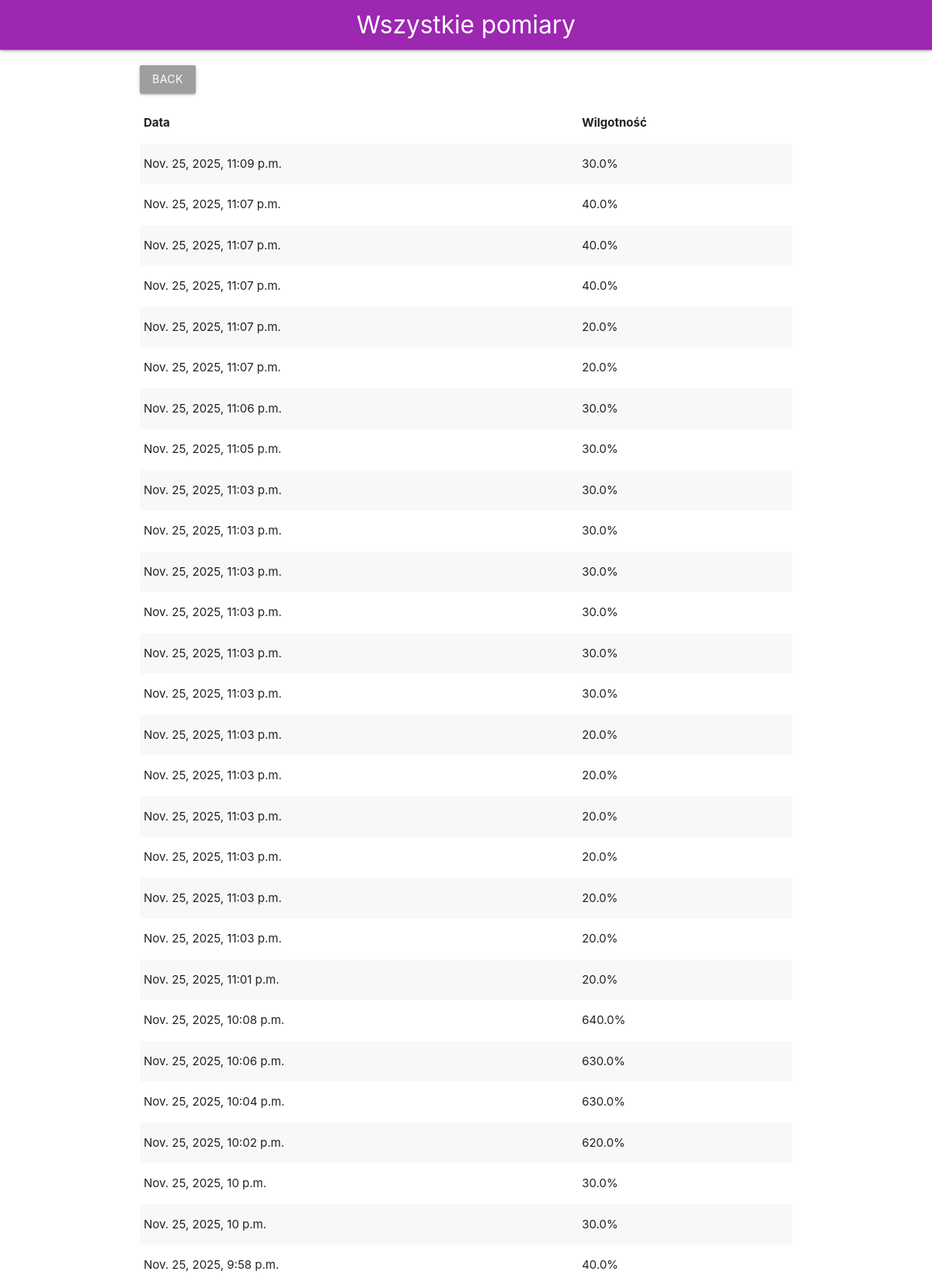
/pomiary/ (upper part), run on the app's committed database.
### core/models.py (models this page shows, shortened)
class Pomiar(models.Model):
    wilgotnosc = models.FloatField()
    data = models.DateTimeField(auto_now_add=True)

### core/views.py (the view)
# urls.py: path('pomiary/', views.pomiary, name='pomiary'),
def pomiary(request):
    return render(request,'pomiary.html',{
        'wszystkie': Pomiar.objects.order_by('-data')
    })

### core/templates/pomiary.html (shortened to what this page needs)
<!DOCTYPE html>
<html>
<head>
<link href="https://cdnjs.cloudflare.com/ajax/libs/materialize/1.0.0/css/materialize.min.css" rel="stylesheet">
</head>
<body>
<nav class="purple">
  <div class="nav-wrapper">
    <a class="brand-logo">Wszystkie pomiary</a>
  </div>
</nav>
<div class="container" style="margin-top:20px;">
  <a href="/" class="btn grey">Back</a>
  <table class="striped" style="margin-top:12px;">
    <thead>
      <tr><th>Data</th><th>Wilgotność</th></tr>
    </thead>
    <tbody>
      {% for p in wszystkie %}
        <tr><td>{{ p.data }}</td><td>{{ p.wilgotnosc }}%</td></tr>
      {% empty %}
        <tr><td colspan="2">Brak pomiarów</td></tr>
      {% endfor %}
    </tbody>
  </table>
</div>
</body>
</html>

### core/templates/pomiary.html (style rules this page uses)
.brand-logo { display:block;text-align:center;width:100% }

### data on the page
Pomiar: data "Nov. 25, 2025, 11:09 p.m.", wilgotnosc "30.0"
Pomiar: data "Nov. 25, 2025, 11:07 p.m.", wilgotnosc "40.0"
Pomiar: data "Nov. 25, 2025, 11:07 p.m.", wilgotnosc "40.0"
Pomiar: data "Nov. 25, 2025, 11:07 p.m.", wilgotnosc "40.0"
Pomiar: data "Nov. 25, 2025, 11:07 p.m.", wilgotnosc "20.0"
Pomiar: data "Nov. 25, 2025, 11:07 p.m.", wilgotnosc "20.0"
Pomiar: data "Nov. 25, 2025, 11:06 p.m.", wilgotnosc "30.0"
Pomiar: data "Nov. 25, 2025, 11:05 p.m.", wilgotnosc "30.0"
Pomiar: data "Nov. 25, 2025, 11:03 p.m.", wilgotnosc "30.0"
Pomiar: data "Nov. 25, 2025, 11:03 p.m.", wilgotnosc "30.0"
Pomiar: data "Nov. 25, 2025, 11:03 p.m.", wilgotnosc "30.0"
Pomiar: data "Nov. 25, 2025, 11:03 p.m.", wilgotnosc "30.0"
Pomiar: data "Nov. 25, 2025, 11:03 p.m.", wilgotnosc "30.0"
Pomiar: data "Nov. 25, 2025, 11:03 p.m.", wilgotnosc "30.0"
Pomiar: data "Nov. 25, 2025, 11:03 p.m.", wilgotnosc "20.0"
Pomiar: data "Nov. 25, 2025, 11:03 p.m.", wilgotnosc "20.0"
Pomiar: data "Nov. 25, 2025, 11:03 p.m.", wilgotnosc "20.0"
Pomiar: data "Nov. 25, 2025, 11:03 p.m.", wilgotnosc "20.0"
Pomiar: data "Nov. 25, 2025, 11:03 p.m.", wilgotnosc "20.0"
Pomiar: data "Nov. 25, 2025, 11:03 p.m.", wilgotnosc "20.0"
Pomiar: data "Nov. 25, 2025, 11:01 p.m.", wilgotnosc "20.0"
Pomiar: data "Nov. 25, 2025, 10:08 p.m.", wilgotnosc "640.0"
Pomiar: data "Nov. 25, 2025, 10:06 p.m.", wilgotnosc "630.0"
Pomiar: data "Nov. 25, 2025, 10:04 p.m.", wilgotnosc "630.0"
Pomiar: data "Nov. 25, 2025, 10:02 p.m.", wilgotnosc "620.0"
Pomiar: data "Nov. 25, 2025, 10 p.m.", wilgotnosc "30.0"
Pomiar: data "Nov. 25, 2025, 10 p.m.", wilgotnosc "30.0"
Pomiar: data "Nov. 25, 2025, 9:58 p.m.", wilgotnosc "40.0"
